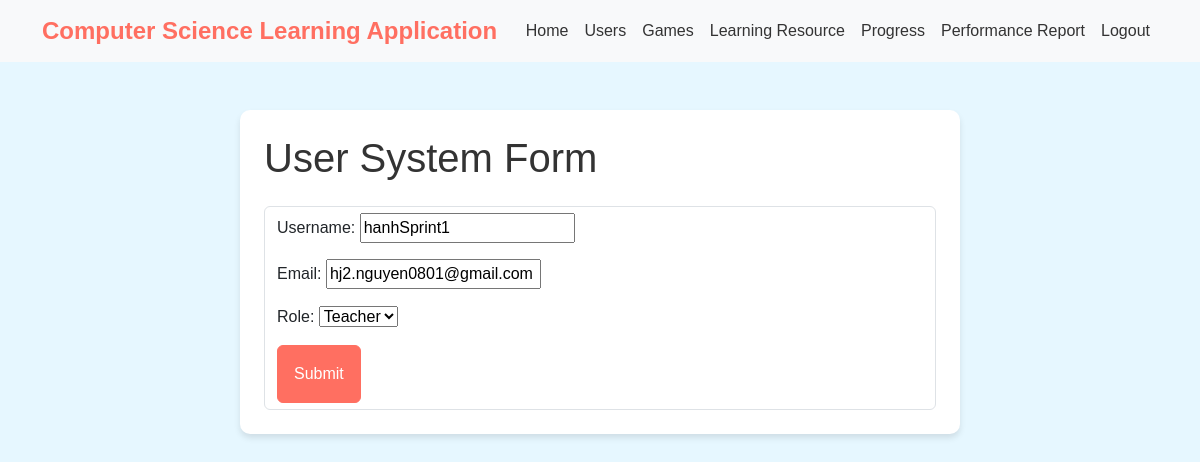
The page /users/9/edit/ (signed in) on the database as committed earlier.
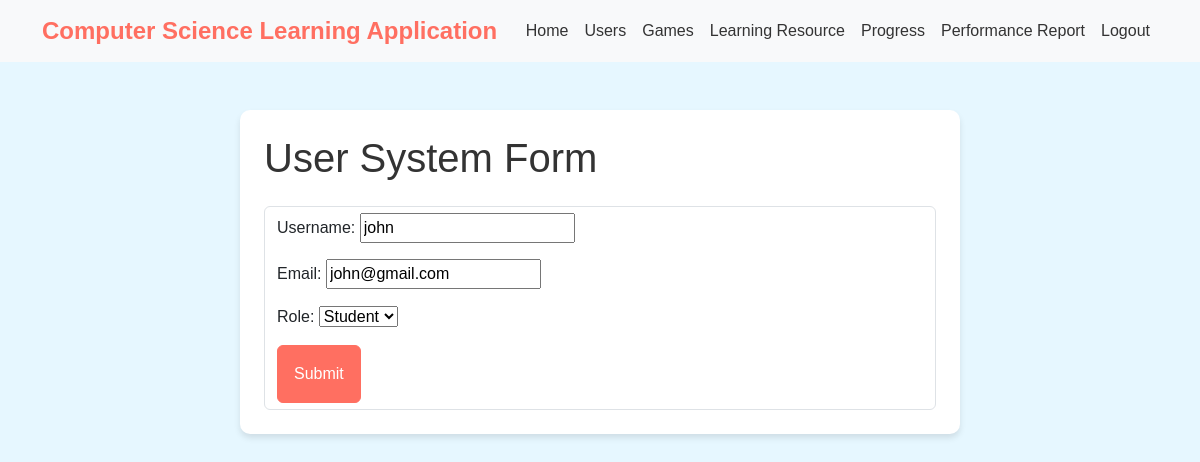
The same page on the database as committed later.
### computer_science_learning_app/models.py (models this page shows, shortened)
class Usersys(AbstractBaseUser):
    UserID = models.AutoField(primary_key=True)
    Username = models.CharField(max_length=100, unique=True)
    Email = models.EmailField(unique=True)
    Role_choices = [
        ("student", "Student"),
        ("parent", "Parent"),
        ("teacher", "Teacher"),
    ]
    Role = models.CharField(max_length=20, choices=Role_choices, default='student')
    is_staff = models.BooleanField(default=False)
    objects = UsersysManager()
    USERNAME_FIELD = 'Username'
    REQUIRED_FIELDS = ['username']

### computer_science_learning_app/views.py (the view, shortened to what this page needs)
# urls.py: path('users/<int:pk>/edit/', UsersysUpdateView.as_view(), name='usersys_edit'),
class UsersysUpdateView(LoginRequiredMixin, UpdateView):
    model = Usersys
    form_class = UsersysForm
    template_name = "usersys_form.html"

### computer_science_learning_app/forms.py
class UsersysForm(forms.ModelForm):
    class Meta:
        model = Usersys
        fields = ["Username", "Email", "Role"]

### computer_science_learning_app/templates/usersys_form.html (shortened to what this page needs)
{% extends "base_template.html" %}
{% block content %}
<div class="container mt-5">
    <div class="row justify-content-center">
        <div class="col-md-8">
            <div class="card p-4">
                <h1 class="mb-4">User System Form</h1>
                <form method="post" class="form-control ">
                    {{ form.as_p }}
                    <button type="submit" class="p-3 btn btn-primary">Submit</button>
                </form>
            </div>
        </div>
    </div>
    {% endblock %}

Rows that differ between the two databases and show on the page:
changed Usersys: Username "hanhSprint1" → "john"; Email "hj2.nguyen0801@gmail.com" → "john@gmail.com"; Role "Teacher" → "Student"
